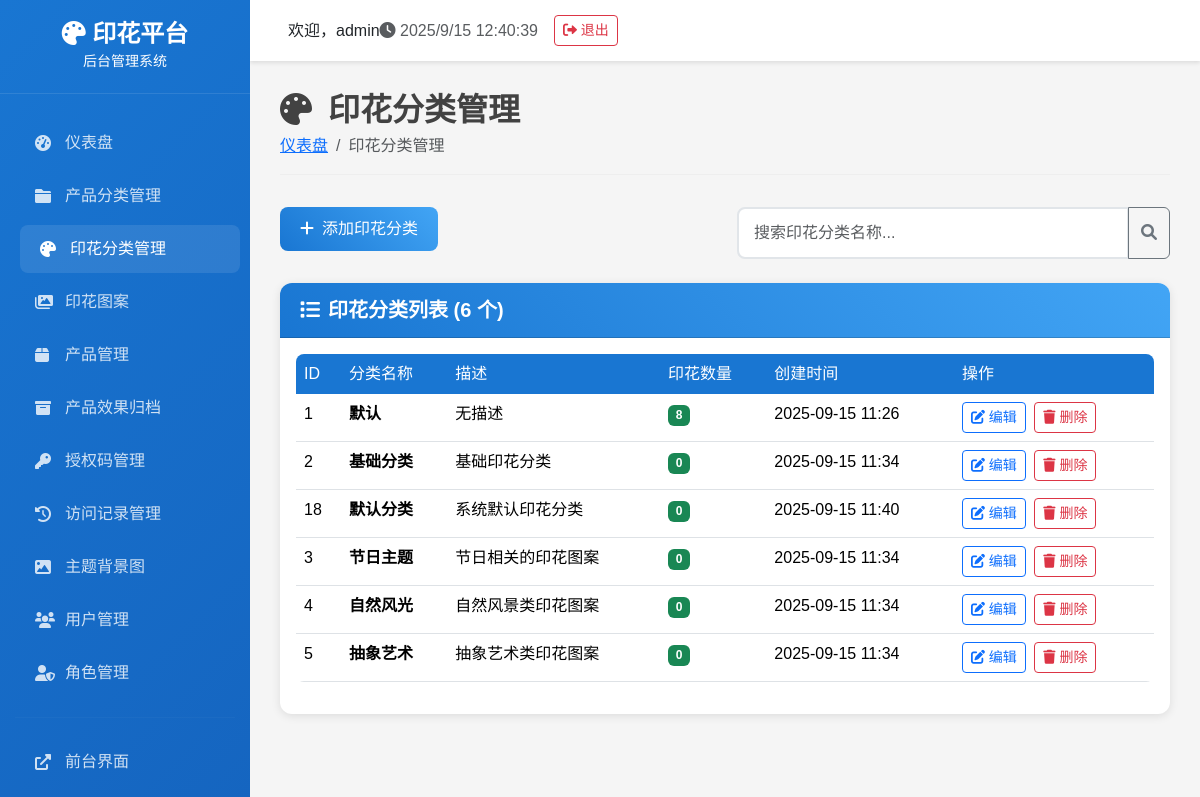
Screenshot of /admin/pattern_categories/ (signed in) with the database file from the repository.
### tables this page shows
CREATE TABLE pattern_categories (
            id INTEGER PRIMARY KEY AUTOINCREMENT,
            name TEXT NOT NULL UNIQUE,
            description TEXT,
            sort_order INTEGER DEFAULT 0,
            is_active BOOLEAN DEFAULT 1,
            created_time DATETIME DEFAULT (datetime('now', 'localtime'))
        );

### routes/admin/admin_pattern_categories_route.py (the view)
    def decorated_function(*args, **kwargs):
        from flask import session
        if 'admin_user_id' not in session:
            return redirect(url_for('login'))
        return f(*args, **kwargs)

### admin_app.py (called while the page is built)
@app.context_processor
def inject_permissions():
    return {
        'has_menu_permission': PermissionManager.has_menu_permission,
        'has_action_permission': PermissionManager.has_action_permission,
        'get_user_permissions': PermissionManager.get_user_permissions
    }

### backend/database.py (called while the page is built)
def get_db_connection():
    conn = sqlite3.connect(DATABASE_PATH)
    conn.row_factory = sqlite3.Row
    return conn

    @staticmethod
    def execute_query(query: str, params: tuple = ()) -> List[Dict[str, Any]]:
        conn = get_db_connection()
        cursor = conn.cursor()
        cursor.execute(query, params)
        results = [dict(row) for row in cursor.fetchall()]
        conn.close()
        return results

    @staticmethod
    def get_pattern_categories(active_only: bool = True) -> List[Dict[str, Any]]:
        query = '''
            SELECT pc.*,
                   COUNT(p.id) as pattern_count
            FROM pattern_categories pc
            LEFT JOIN patterns p ON pc.id = p.category_id AND p.is_active = 1
        '''
        if active_only:
            query += " WHERE pc.is_active = 1"
        query += " GROUP BY pc.id ORDER BY pc.sort_order, pc.created_time"
        return DatabaseManager.execute_query(query)

### backend/permissions.py (called while the page is built)
    @staticmethod
    def has_menu_permission(menu_name):
        permissions = PermissionManager.get_user_permissions()
        return permissions.get('menus', {}).get(menu_name, False)

### routes/admin/admin_pattern_categories_route.py (called while the page is built)
def login_required(f):
    def decorated_function(*args, **kwargs):
        from flask import session
        if 'admin_user_id' not in session:
            return redirect(url_for('login'))
        return f(*args, **kwargs)
    decorated_function.__name__ = f.__name__
    return decorated_function

@pattern_categories_bp.route('/')
@login_required
def pattern_categories():
    try:
        categories = DatabaseManager.get_pattern_categories() or []
    except Exception as e:
        print(f"获取印花分类数据失败: {e}")
        categories = []
    return render_template('admin/pattern_categories.html', categories=categories)

### templates/admin/pattern_categories.html (shortened to what this page needs)
{% extends "admin/base.html" %}
{% block content %}
<div class="page-header">
    <h1><i class="fas fa-palette me-3"></i>印花分类管理</h1>
    <nav aria-label="breadcrumb">
        <ol class="breadcrumb">
            <li class="breadcrumb-item"><a href="{{ url_for('index') }}">仪表盘</a></li>
            <li class="breadcrumb-item active">印花分类管理</li>
        </ol>
    </nav>
</div>
<div class="row mb-4">
    <div class="col-md-6">
        <button type="button" class="btn btn-primary" data-bs-toggle="modal" data-bs-target="#addCategoryModal">
            <i class="fas fa-plus me-2"></i>添加印花分类
        </button>
    </div>
    <div class="col-md-6">
        <div class="input-group">
            <input type="text" class="form-control" id="searchInput" placeholder="搜索印花分类名称...">
            <button class="btn btn-outline-secondary" type="button">
                <i class="fas fa-search"></i>
            </button>
        </div>
    </div>
</div>
<div class="card">
    <div class="card-header">
        <h5><i class="fas fa-list me-2"></i>印花分类列表 ({{ categories|length }} 个)</h5>
    </div>
    <div class="card-body">
        {% if categories %}
        <div class="table-responsive">
            <table class="table table-hover">
                <thead>
                    <tr>
                        <th>ID</th>
                        <th>分类名称</th>
                        <th>描述</th>
                        <th>印花数量</th>
                        <th>创建时间</th>
                        <th>操作</th>
                    </tr>
                </thead>
                <tbody id="categoriesTable">
                    {% for category in categories %}
                    <tr class="category-item" data-name="{{ category.name|lower }}">
                        <td>{{ category.id }}</td>
                        <td>
                            <strong>{{ category.name }}</strong>
                        </td>
                        <td>{{ category.description or '无描述' }}</td>
                        <td>
                            <span class="badge bg-success">{{ category.pattern_count or 0 }}</span>
                        </td>
                        <td>{{ category.created_time[:16] if category.created_time else '未知' }}</td>
                        <td>
                            <button class="btn btn-sm btn-outline-primary" onclick="editCategory({{ category.id }})">
                                <i class="fas fa-edit"></i> 编辑
                            </button>
                            <button class="btn btn-sm btn-outline-danger ms-1" onclick="deleteCategory({{ category.id }})">
                                <i class="fas fa-trash"></i> 删除
                            </button>
                        </td>
                    </tr>
                    {% endfor %}
                </tbody>
            </table>
        </div>
        {% else %}
        <div class="text-center py-5">
            <i class="fas fa-palette fa-3x text-muted mb-3"></i>
            <h5 class="text-muted">暂无印花分类</h5>
            <p class="text-muted">点击上方"添加印花分类"按钮开始创建分类</p>
        </div>
        {% endif %}
    </div>
</div>
{% endblock %}

### templates/admin/base.html (style rules this page uses)
:root { --primary-color: #1976d2; --secondary-color: #424242; --success-color: #4caf50; --warning-color: #ff9800; --danger-color: #f44336; --sidebar-width: 250px; }
body { font-family: 'Microsoft YaHei', Arial, sans-serif; background-color: #f5f5f5; }
.page-header { margin-bottom: 30px; }
.page-header h1 { color: var(--secondary-color); font-size: 2rem; font-weight: 600; margin: 0; }
.page-header .breadcrumb { background: none; padding: 0; margin: 5px 0 0 0; }
.card { border: none; border-radius: 12px; box-shadow: 0 2px 10px rgba(0,0,0,0.1); margin-bottom: 20px; }
.card-header { background: linear-gradient(45deg, var(--primary-color), #42a5f5); color: white; border-radius: 12px 12px 0 0 !important; padding: 15px 20px; }
.card-header h5 { margin: 0; font-weight: 600; }
.btn-primary { background: linear-gradient(45deg, var(--primary-color), #42a5f5); border: none; border-radius: 8px; padding: 10px 20px; font-weight: 500; }
.table { border-radius: 8px; overflow: hidden; }
.table thead th { background: var(--primary-color); color: white; border: none; font-weight: 500; }
.form-control, .form-select { border-radius: 8px; border: 2px solid #e1e5e9; padding: 12px 15px; }

### templates/admin/pattern_categories.html (style rules this page uses)
.page-header { margin-bottom: 2rem; padding-bottom: 1rem; border-bottom: 1px solid #eee; }
.table th { background-color: #f8f9fa; border-top: none; font-weight: 600; }
.category-item { transition: all 0.2s ease; }
.badge { font-size: 0.75rem; }

### rows the page displays
pattern_categories: id "1", name "默认", description "无描述", pattern_count "8", created_time "2025-09-15 11:26"
pattern_categories: id "2", name "基础分类", description "基础印花分类", pattern_count "0", created_time "2025-09-15 11:34"
pattern_categories: id "18", name "默认分类", description "系统默认印花分类", pattern_count "0", created_time "2025-09-15 11:40"
pattern_categories: id "3", name "节日主题", description "节日相关的印花图案", pattern_count "0", created_time "2025-09-15 11:34"
pattern_categories: id "4", name "自然风光", description "自然风景类印花图案", pattern_count "0", created_time "2025-09-15 11:34"
pattern_categories: id "5", name "抽象艺术", description "抽象艺术类印花图案", pattern_count "0", created_time "2025-09-15 11:34"

### other values shown
{{ session.admin_username or 'Admin' }} "admin"
{{ categories|length }} "6"
